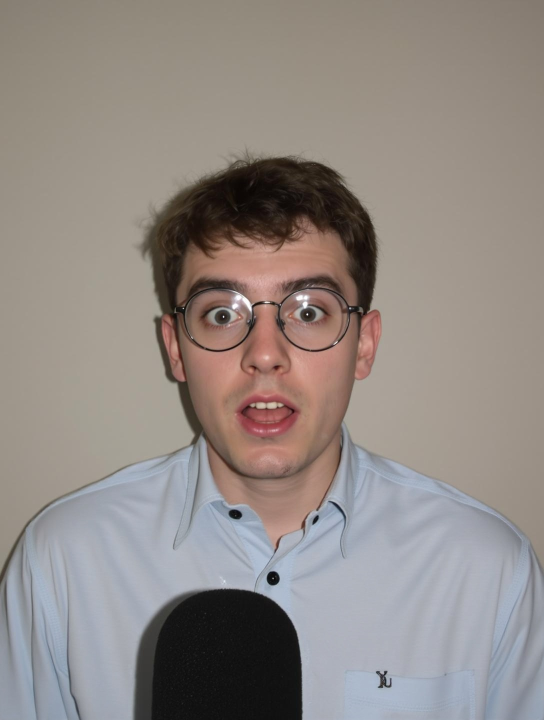
#> input picture video_charakter_images/_gen/polo_fill_raw/polo_darkgreen.jpg, 1088 x 1440 px (shown at 1/2 size)
$ python bake_dotted.py ../../../../../../video_charakter_images/_gen/polo_fill_raw/polo_darkgreen.jpg 5
#> lines starting #> are read from the running program, lines starting #| are printed output that depends on the picture; after the words box and inside, x2 and y2 are one past the last pixel; in counts of white or black regions, pixels touching at a corner belong together
# Bake a dashed line that follows the SILHOUETTE of a transparent cut-out
# (per specific_tools_instructions/draw_dotted_line.md): trace the alpha edge,
# offset outward, walk the arc length drawing round-capped dashes, supersample
# + LANCZOS down, save with padding. Outputs <name>_dotted.png next to the src.
#
# FIX: pad the working image with a transparent margin FIRST, so the silhouette
# is fully enclosed. Otherwise, if the subject touches an image edge (e.g. the
# shoulders at the bottom), find_contours only traces the free edges and the
# dashed line covers just part of the figure.
import sys, numpy as np
from PIL import Image, ImageDraw
from scipy import ndimage
from skimage import measure
from skimage.measure import approximate_polygon

SRC = sys.argv[1] if len(sys.argv) > 1 else '../assets/cutouts/chao.png'
OFFSET = int(sys.argv[2]) if len(sys.argv) > 2 else 14     # dilation iters = gap to object
COLOR = (53, 162, 146, 255)                                 # #35A292 brand turquoise
LW = 6                                                       # line width (px, native)
DASH_ON, DASH_OFF = 15, 11                                   # dash density (px, native)
SS = 3                                                       # supersample factor

img = Image.open(SRC).convert('RGBA')
W, H = img.size
#> W = 1088; H = 1440
alpha = np.array(img)[:, :, 3]
#> alpha: shape (1440, 1088); every value is 255

# 0. pad with a transparent margin so the silhouette never touches the array edge
M = OFFSET + 22
alpha = np.pad(alpha, M, mode='constant', constant_values=0)
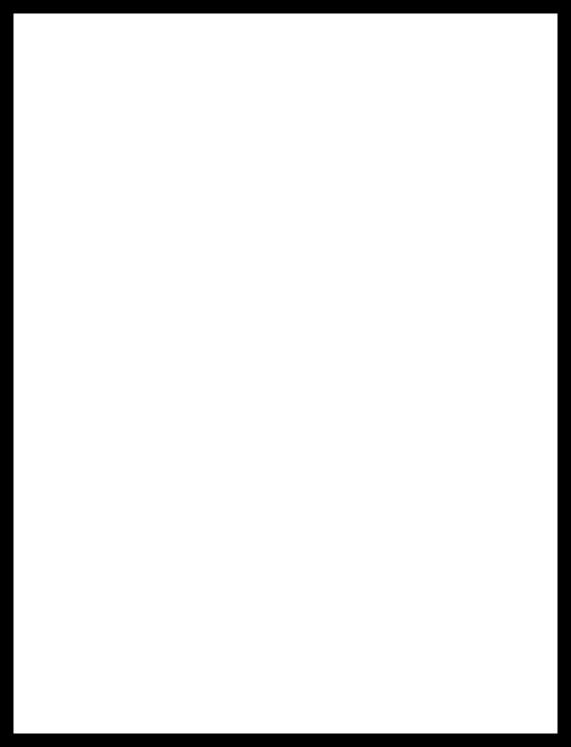
#> alpha: shape (1494, 1142) (shown at 1/2 size); 91.8% white; 1 black region, box (x1, y1, x2, y2) and area: (0, 0, 1142, 1494) 139428
PW, PH = W + 2 * M, H + 2 * M
#> PW = 1142; PH = 1494

# 1. binary mask -> fill holes -> dilate outward
mask = alpha > 40
mask = ndimage.binary_fill_holes(mask)
mask_d = ndimage.binary_dilation(mask, iterations=OFFSET)
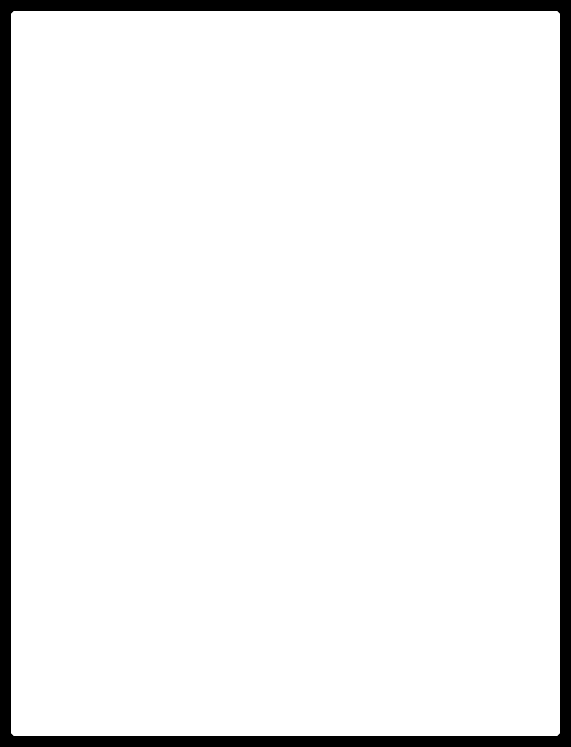
#> mask_d: shape (1494, 1142) bool (shown at 1/2 size); 93.3% white; 1 black region, box (x1, y1, x2, y2) and area: (0, 0, 1142, 1494) 114108

# 2. trace the outer silhouette (largest contour); coords are (row=y, col=x) in padded space
contours = measure.find_contours(mask_d.astype(float), 0.5)
#> contours = 1 point arrays, longest 5097 points
if not contours:
    raise SystemExit('no contour found')
contour = max(contours, key=len)
#> contour = 5097 pairs, first value 21.5 to 1471.5, second value 21.5 to 1119.5
# 3. simplify
contour = approximate_polygon(contour, tolerance=1.5)
#> contour = [[1471.5, 1114], [1471.5, 27], [1466, 21.5], [27, 21.5], [21.5, 27], [21.5, 1114], [27, 1119.5], [1466, 1119.5], [1471.5, 1114]]
pts = [(float(c[1]), float(c[0])) for c in contour]          # (x, y), already in padded coords
#> pts = [(1114, 1471.5), (27, 1471.5), (21.5, 1466), (21.5, 27), (27, 21.5), (1114, 21.5), (1119.5, 27), (1119.5, 1466), (1114, 1471.5)]
if pts[0] != pts[-1]:
    pts.append(pts[0])

# resample the closed path into ~1px steps so dashes are even
def resample(poly, step=1.0):
#> called with step = 1
    out = []
    carry = 0.0
    for i in range(len(poly) - 1):
        ax, ay = poly[i]; bx, by = poly[i + 1]
        dx, dy = bx - ax, by - ay
        seglen = (dx * dx + dy * dy) ** 0.5
        if seglen < 1e-6:
            continue
        d = carry
        while d < seglen:
            t = d / seglen
            out.append((ax + dx * t, ay + dy * t))
            d += step
        carry = d - seglen
#> this loop made 8 passes
#> (ax, ay, bx, by, dx, dy, seglen) on passes 1 to 8: (1114, 1471.5, 27, 1471.5, -1087, 0, 1087), (27, 1471.5, 21.5, 1466, -5.5, -5.5, 7.78), (21.5, 1466, 21.5, 27, 0, -1439, 1439), (21.5, 27, 27, 21.5, 5.5, -5.5, 7.78), (27, 21.5, 1114, 21.5, 1087, 0, 1087), (1114, 21.5, 1119.5, 27, 5.5, 5.5, 7.78), (1119.5, 27, 1119.5, 1466, 0, 1439, 1439), (1119.5, 1466, 1114, 1471.5, -5.5, 5.5, 7.78)
#> after the loop, out = 5084 pairs, first value 21.5 to 1119.5, second value 21.5 to 1471.5
    return out

dense = resample(pts, step=1.0)
#> dense has the same summary as out in resample

# 4. supersampled canvas; 5. round-capped dashes via filled dots while "on"
canvas = Image.new('RGBA', (PW * SS, PH * SS), (0, 0, 0, 0))
#> canvas: PIL image 3426x4482 RGBA; every value is 0
draw = ImageDraw.Draw(canvas)
r = (LW * SS) / 2.0
period = DASH_ON + DASH_OFF
acc = 0.0
prev = None
for (x, y) in dense:
    if (acc % period) < DASH_ON:
        cx, cy = x * SS, y * SS
        draw.ellipse([cx - r, cy - r, cx + r, cy + r], fill=COLOR)
    if prev is not None:
        acc += ((x - prev[0]) ** 2 + (y - prev[1]) ** 2) ** 0.5
    prev = (x, y)
#> this loop made 5084 passes
#> (x, cx, prev) on passes 1 to 12: (1114, 3342, (1114, 1471.5)), (1113, 3339, (1113, 1471.5)), (1112, 3336, (1112, 1471.5)), (1111, 3333, (1111, 1471.5)), (1110, 3330, (1110, 1471.5)), (1109, 3327, (1109, 1471.5)), (1108, 3324, (1108, 1471.5)), (1107, 3321, (1107, 1471.5)), (1106, 3318, (1106, 1471.5)), (1105, 3315, (1105, 1471.5)), (1104, 3312, (1104, 1471.5)), (1103, 3309, (1103, 1471.5))
#> (x, prev) on passes 17 to 22: (1098, (1098, 1471.5)), (1097, (1097, 1471.5)), (1096, (1096, 1471.5)), (1095, (1095, 1471.5)), (1094, (1094, 1471.5)), (1093, (1093, 1471.5))
#> after the loop, acc = 5082.6

# 5. downscale (anti-alias)
line_img = canvas.resize((PW, PH), Image.LANCZOS)
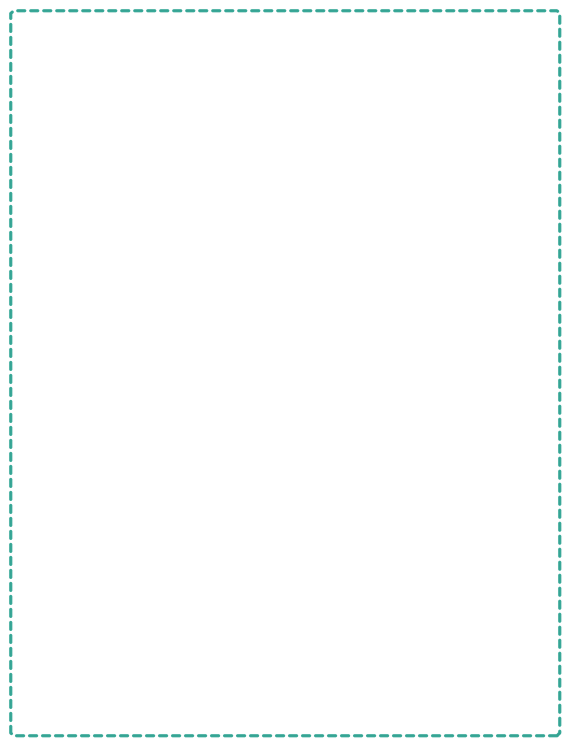
#> line_img: PIL image 1142x1494 RGBA (shown at 1/2 size); mean R, G, B, A 1.2, 3.7, 3.4, 3.5; transparent parts drawn white

# 6. composite the original cut-out on top (at the padded offset)
out = Image.new('RGBA', (PW, PH), (0, 0, 0, 0))
#> out: PIL image 1142x1494 RGBA; every value is 0
out.alpha_composite(line_img, (0, 0))
out.alpha_composite(img, (M, M))
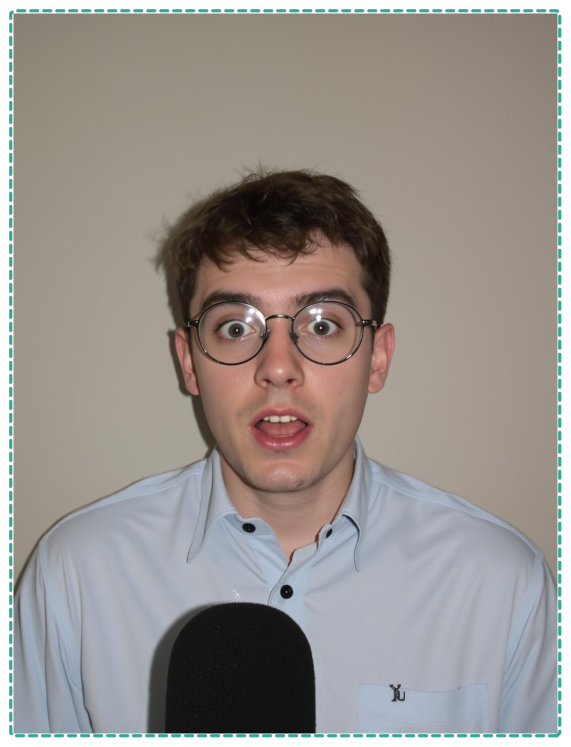
#> out: PIL image 1142x1494 RGBA (shown at 1/2 size); mean R, G, B, A 134.7, 129.8, 125.4, 237.7; transparent parts drawn white

dst = SRC.replace('.png', '_dotted.png')
out.save(dst)
print('saved', dst, out.size, '| contour pts:', len(pts))
#| saved ../../../../../../video_charakter_images/_gen/polo_fill_raw/polo_darkgreen.jpg (1142, 1494) | contour pts: 9
